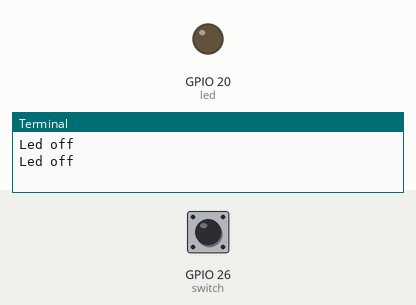
This program was run on a simulated Raspberry Pi (BCM pin numbers). On the bench: output pins drawn as LEDs (lit = HIGH), the last lines printed to the terminal. The test bench sets the inputs (shaded band); at power-on: GPIO 26 (switch) LOW.

Above: at 1.2 s.
1.3 s: GPIO 26 (switch) pulled HIGH for 1.2 s
At 2.4 s:
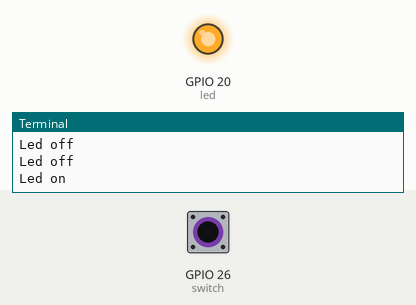
4.5 s: GPIO 26 (switch) pulled HIGH for 3.2 s
At 9.4 s:
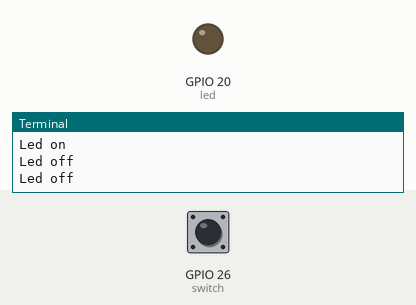
Timing chart, 0 to 10.9 s (numbered marks = the images above; inputs shaded):
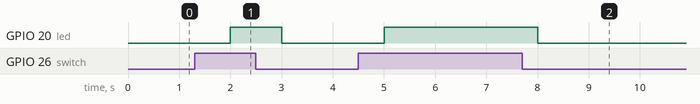

The program:

Switch1.py
```python
import RPi.GPIO as GPIO
import time
GPIO.setmode(GPIO.BCM)
GPIO.setwarnings(False)
led=20
switch=26
GPIO.setup(led,GPIO.OUT)
GPIO.setup(switch,GPIO.IN)
while True:
    if GPIO.input(switch)==1:
        GPIO.output(led,GPIO.HIGH)
        print("Led on")
        time.sleep(1)
    else:
        GPIO.output(led,GPIO.LOW)
        led_state=0
        print("Led off")
        time.sleep(1)
```

Measured:
- after the input at 1.3 s, GPIO 20 (led): LOW → HIGH after 0.70 s, → LOW 1.0 s later
- after the input at 4.5 s, GPIO 20 (led): LOW → HIGH after 0.50 s, → LOW 3.0 s later
